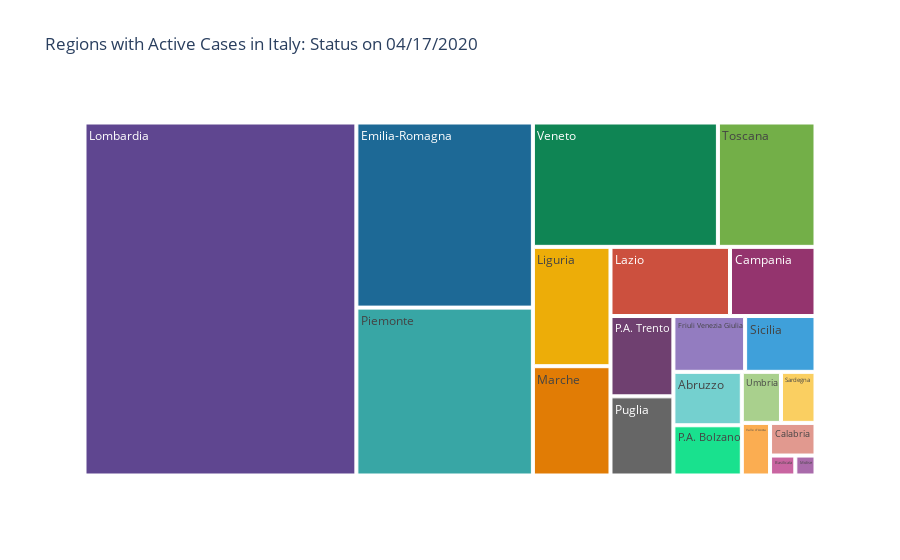

The notebook cell this image was saved under:
### Code cell
fig = px.treemap(da_daily_region,
                 path=['region'],
                 values= da_daily_region['total positive'],
                 title='Regions with Active Cases in Italy: Status on {}'.format(print_time),
                 hover_data=['total positive', 'total currently positive', 'recovered','fatalities'],
                 color_discrete_sequence=px.colors.qualitative.Prism)
fig.show()
plt.savefig('Italy_reg.png', dpi=300)

### Figure 1 — Plotly figure (JSON) as saved in the notebook; plotly's stock layout.template omitted (floating-point values rounded to 4 significant figures)
{"data": [{"branchvalues": "total", "customdata": [[2443, 1942, 255, 246], [337, 266, 49, 22], [991, 819, 99, 73], [3951, 3027, 631, 293], [21834, 13585, 5346, 2903], [2675, 1428, 1027, 220], [5524, 4214, 978, 332], [6188, 3459, 1863, 866], [64135, 33434, 18850, 11851], [5668, 3157, 1726, 785], [269, 208, 45, 16], [2296, 1582, 480, 234], [3376, 1990, 1044, 342], [19803, 13998, 3634, 2171], [3327, 2656, 364, 307], [1178, 872, 220, 86], [2625, 2139, 296, 190], [8110, 6583, 925, 602], [1337, 494, 786, 57], [993, 491, 379, 123], [15374, 10618, 3730, 1026]], "domain": {"x": [0, 1], "y": [0, 1]}, "hoverlabel": {"namelength": 0}, "hovertemplate": "total positive=%{value}<br>total currently positive=%{customdata[1]}<br>recovered=%{customdata[2]}<br>fatalities=%{customdata[3]}<br>labels=%{label}<br>parent=%{parent}<br>id=%{id}", "ids": ["Abruzzo", "Basilicata", "Calabria", "Campania", "Emilia-Romagna", "Friuli Venezia Giulia", "Lazio", "Liguria", "Lombardia", "Marche", "Molise", "P.A. Bolzano", "P.A. Trento", "Piemonte", "Puglia", "Sardegna", "Sicilia", "Toscana", "Umbria", "Valle d'Aosta", "Veneto"], "labels": ["Abruzzo", "Basilicata", "Calabria", "Campania", "Emilia-Romagna", "Friuli Venezia Giulia", "Lazio", "Liguria", "Lombardia", "Marche", "Molise", "P.A. Bolzano", "P.A. Trento", "Piemonte", "Puglia", "Sardegna", "Sicilia", "Toscana", "Umbria", "Valle d'Aosta", "Veneto"], "name": "", "parents": ["", "", "", "", "", "", "", "", "", "", "", "", "", "", "", "", "", "", "", "", ""], "type": "treemap", "values": [2443, 337, 991, 3951, 21834, 2675, 5524, 6188, 64135, 5668, 269, 2296, 3376, 19803, 3327, 1178, 2625, 8110, 1337, 993, 15374]}], "layout": {"legend": {"tracegroupgap": 0}, "title": {"text": "Regions with Active Cases in Italy: Status on 04/17/2020"}, "treemapcolorway": ["rgb(95, 70, 144)", "rgb(29, 105, 150)", "rgb(56, 166, 165)", "rgb(15, 133, 84)", "rgb(115, 175, 72)", "rgb(237, 173, 8)", "rgb(225, 124, 5)", "rgb(204, 80, 62)", "rgb(148, 52, 110)", "rgb(111, 64, 112)", "rgb(102, 102, 102)"]}}
